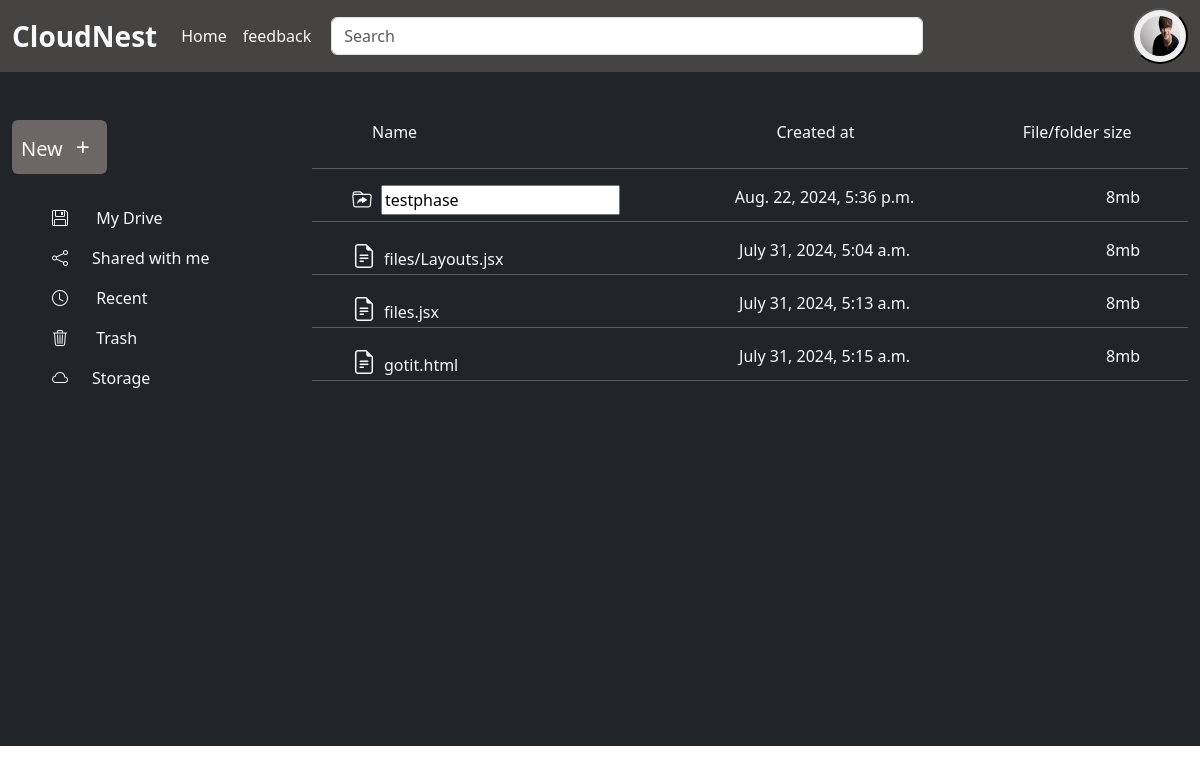
Before: /cloudNest/renameInnerFolder/1/4 (signed in) with the older database file.
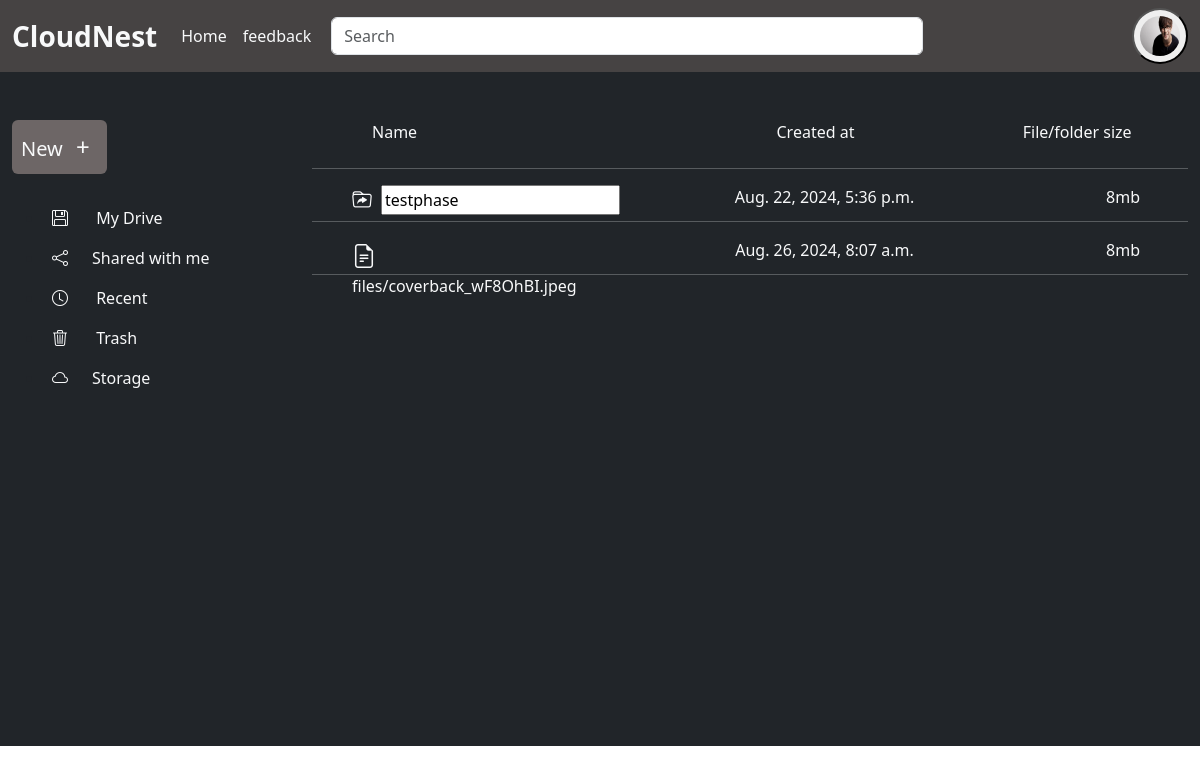
After: the same page with the newer database file.
### drive/models.py (models this page shows, shortened)
class InnerFolder(models.Model):
    folderName= models.CharField(max_length=50,default='Folder')
    parentFolder = models.ForeignKey(Folder,on_delete=models.CASCADE)
    created_at = models.DateTimeField(auto_now_add=True)

class InnerFile(models.Model):
    file = models.FileField(upload_to='files',null=False)
    fileUser = models.ForeignKey(Folder,on_delete=models.CASCADE )
    created_at = models.DateTimeField(auto_now_add=True )

### drive/views.py (the view, shortened to what this page needs)
# urls.py: path('cloudNest/renameInnerFolder/<int:folder_id>/<int:innerFolderRename_id>', innerFolderRename, name='innerFolderRename'),
def innerFolderRename(request,folder_id ,innerFolderRename_id):
    parentfolder = Folder.objects.get(id=folder_id)
    innerFolder = InnerFolder.objects.filter(parentFolder=folder_id).order_by('-id')
    innerFile = InnerFile.objects.filter(fileUser = parentfolder)
    folder_instance = get_object_or_404(InnerFolder, id=innerFolderRename_id)
    context = {
        'innerFolder':innerFolder,
        'folderId':folder_id,
        'innerFile':innerFile,
        'renaming_folder_id': innerFolderRename_id
    }
    return render(request,'innerFolderRename.html',context)

### drive/templates/innerFolderRename.html (shortened to what this page needs)
{% extends 'index.html' %}
{% block content %}
<div class=" d-flex h-100vh">
    <div class="left-side-container w-25 container bg-dark pt-5 h-100vh">
        <div class="text-decoration-none d-flex btn_click">
            <button class="btn fs-5 p-2 text-light rounded"  role='button' id="btn">New <span class="fs-4 p-2">+</span></button>
        </div>
           <ul class="mt-4">
            <li class="p-2"><a href="#" class="text-decoration-none text-light"><i class="bi bi-floppy pe-4"></i> My Drive</li></a>
            <li class="p-2"><a href="#" class="text-decoration-none text-light"><i class="bi bi-share pe-4"></i>Shared with me</li></a>
            <li class="p-2"><a href="#" class="text-decoration-none text-light"><i class="bi bi-clock pe-4"></i> Recent</li></a>
            <li class="p-2"><a href="#" class="text-decoration-none text-light"><i class="bi bi-trash3 pe-4"></i> Trash</li></a>
            <li class="p-2"><a href="#" class="text-decoration-none text-light"><i class="bi bi-cloud pe-4"></i>Storage</li></a>
           </ul>
    </div>
    <div class="container-fluid w-75 float-end bg-dark position-relative me-0 pb-3" style="height:auto;padding-bottom: 23px;">
        <div class="container d-flex justify-content-between w-75 ms-5 mt-5 pb-2 sticky-top  text-light">
            <div class="name w-50">Name</div>
            <div class="owner w-25">Created at</div>
            <div class="file_size " style="margin-right: -20%;">File/folder size</div>
        </div>
        <div class="list-group overflow-y-scroll  p-0" style="height:72.3vh;">
        {% if innerFolder %}
            {% for folder in innerFolder %}
            <hr class="text-light">
            <div href="{% url 'subFile' folderId %}" class="context_items  text-decoration-none text-light d-flex justify-content-between ps-4 pe-4 pt-0 position-relative" style="height: 20px;">
                <div class="folder_name w-25 ps-3"><i class="bi bi-folder-symlink pe-2 fs-5"></i>
                    {% if folder.id  == renaming_folder_id %}
                    <form action="{% url 'innerFolderRename' folderId renaming_folder_id %}" method="POST"  id="renameInnerform">
                        <input type="text" name="renameFolder" id="renameFolder" value="{{ folder.folderName }}" class="renameinnerfolder">
                    </form>
                    {% else %}
                    {{ folder.folderName }}
                {% endif %}
                </div>
                <div class="folder_name">{{folder.created_at}}</div>
                <div class="folder_name pe-4">8mb</div>
            </div>
            {% endfor %}
          {% endif %}
          {% if innerFile %}
                {% for file in innerFile %}
                  <hr class="text-light">
                  <a href="" class="text-decoration-none text-light d-flex justify-content-between ps-4 pe-4 pt-0" style="height: 20px;">
                      <div class  ="folder_name w-25 ps-3"><i class="bi bi-file-earmark-text fs-4 pe-2"></i>{{file.file}}</div>
                      <div class="folder_name">{{file.created_at}}</div>
                      <div class="folder_name pe-4">8mb</div>
                  </a>
            {% endfor %}
          {% endif %}
        <hr class="text-light">
    </div>
    </div>
</div>
{% endblock content %}

Changed rows visible on the page:
removed InnerFile: file "files/Layouts.jsx", created_at "July 31, 2024, 5:04 a.m."
removed InnerFile: file "files.jsx", created_at "July 31, 2024, 5:13 a.m."
removed InnerFile: file "gotit.html", created_at "July 31, 2024, 5:15 a.m."
added InnerFile: file "files/coverback_wF8OhBI.jpeg", created_at "Aug. 26, 2024, 8:07 a.m."
